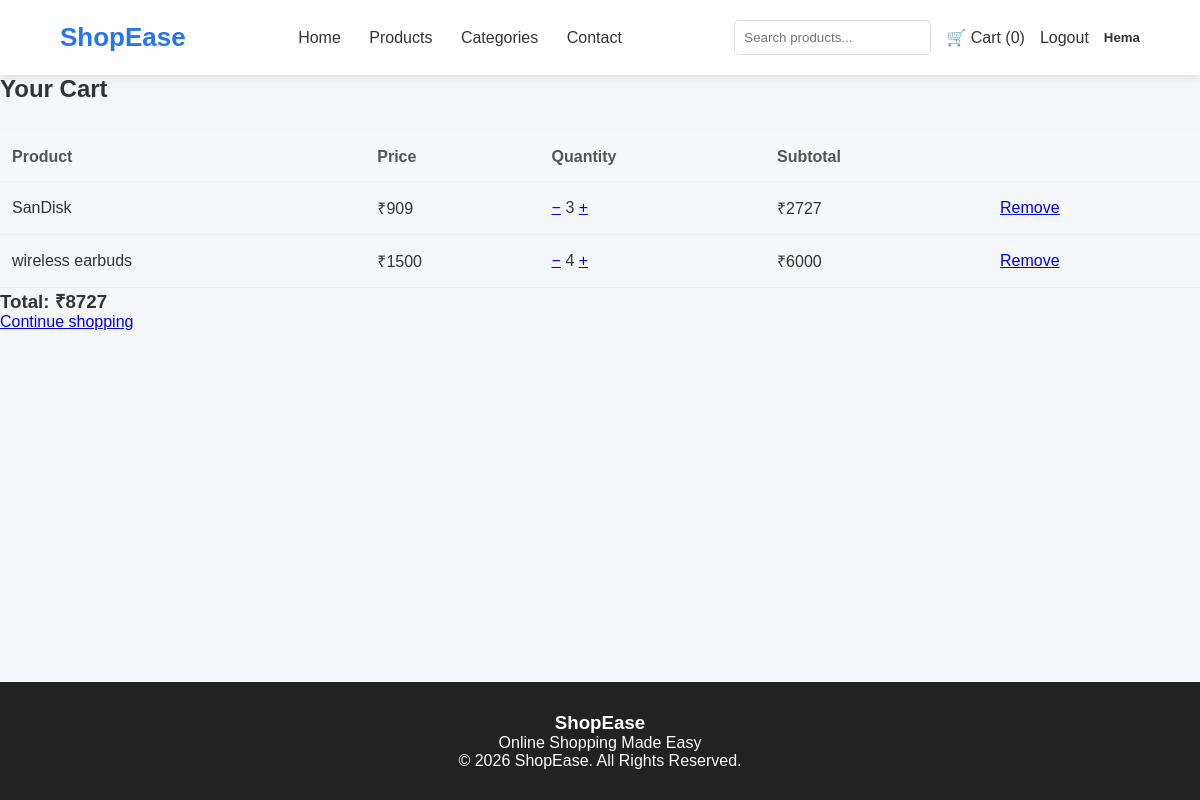
/products/cart (signed in), run on an earlier commit of the app's database.
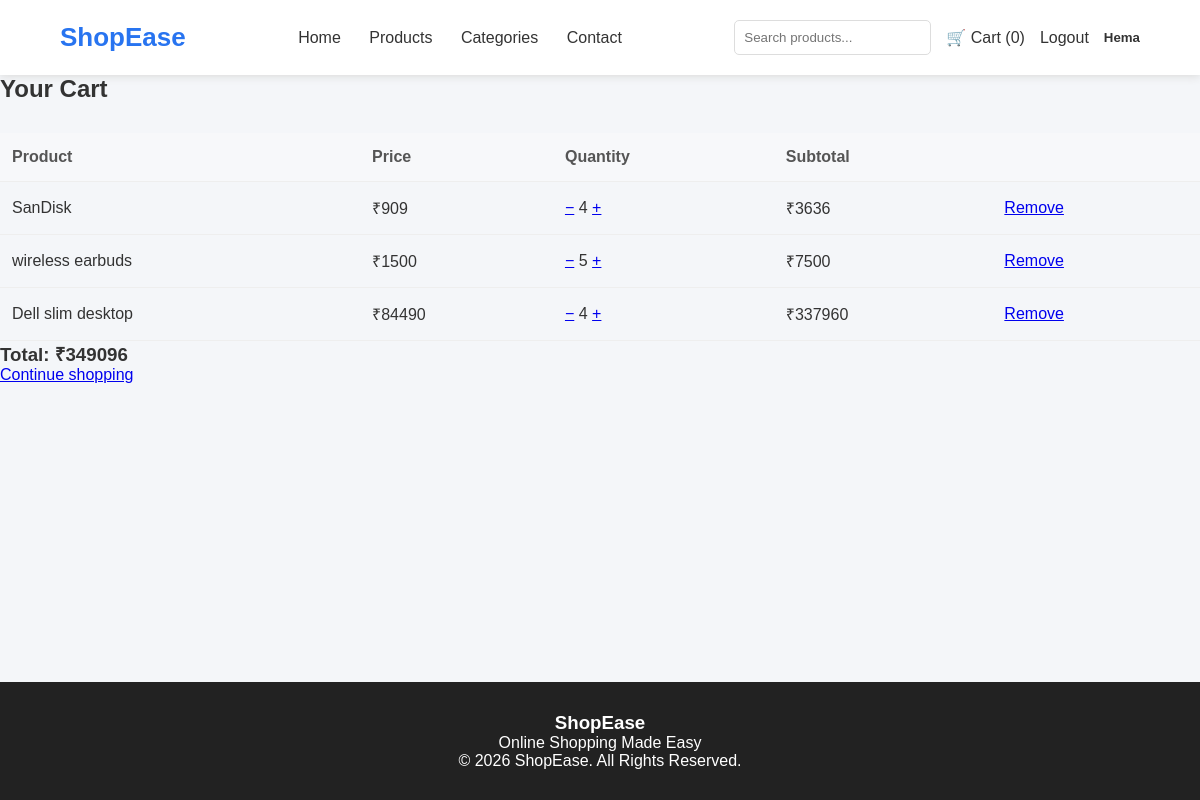
And on a later commit of the database.
### products/models.py (models this page shows, shortened)
class CartItem(models.Model):
    user = models.ForeignKey(User,on_delete=models.CASCADE,null = True)
    product = models.ForeignKey(Products,on_delete=models.CASCADE)
    quantity = models.PositiveIntegerField(default=1)
    def total_price(self):
        return self.product.price*self.quantity

class Products(models.Model):
    name = models.CharField(max_length=20)
    description = models.TextField(blank=True)
    price = models.IntegerField(blank=True,null=True)
    image = models.ImageField(null=True,upload_to='photos')
    stock = models.PositiveIntegerField()
    created_at = models.DateTimeField(null=True,auto_now_add=True)
    updated_at = models.DateTimeField(null=True,auto_now=True)
    is_available = models.BooleanField()
    slug = models.SlugField(null=True,blank=True)
    cat = models.ForeignKey(Category,on_delete=models.CASCADE,null=True)

### products/views.py (the view)
# urls.py: path('cart',view_cartpage,name='viewcart'),
def view_cartpage(request):
    if not request.user.is_authenticated:
        return redirect("login")
    items = CartItem.objects.filter(user=request.user)
    grand_total = 0
    for item in items:
        grand_total += item.total_price()
    return render(request, "cart.html", {"items": items, "grand_total": grand_total})

### templates/cart.html
{% extends 'base.html' %}
{% block content%}
<h2>Your Cart</h2>
{% if items %}
<table>
    <tr>
        <th>Product</th>
        <th>Price</th>
        <th>Quantity</th>
        <th>Subtotal</th>
        <th></th>
    </tr>
    {% for item in items %}
    <tr>
        <td>{{ item.product.name }}</td>
        <td>₹{{ item.product.price }}</td>
        <td>
            <a href="{% url 'decrease_quantity' item.id %}">−</a>
            {{ item.quantity }}
            <a href="{% url 'increase_quantity' item.id %}">+</a>
        </td>
        <td>₹{{ item.total_price }}</td>
        <td><a href="{% url 'remove_item' item.id %}">Remove</a></td>
    </tr>
    {% endfor %}
</table>
<h3>Total: ₹{{ grand_total }}</h3>
{% else %}
<p>Your cart is empty.</p>
{% endif %}
<p><a href="{% url 'allproduct' %}">Continue shopping</a></p>
{% endblock %}

What changed in the data, as far as the page shows it:
changed CartItem "SanDisk": quantity "3" → "4"; total_price "2727" → "3636"
changed CartItem "wireless earbuds": quantity "4" → "5"; total_price "6000" → "7500"
added CartItem: product.name "Dell slim desktop", product.price "84490", quantity "4", total_price "337960"
Also different on the page:
{{ grand_total }}: "8727" → "349096"
